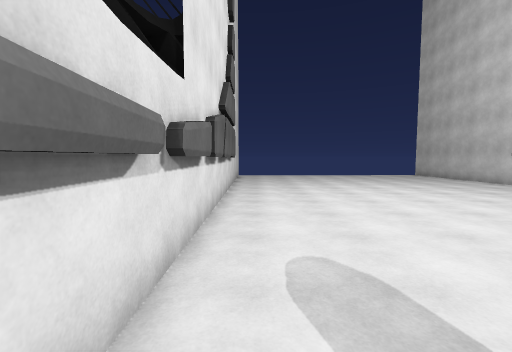
[1] (above)

17 first-person views from a walk through a scene from a Unity 3-D project. The camera is 1.5 m above the floor, tilts 4° down and sees 90° across. The floor is counted in squares, 1 m on a side. Each view is taken from the middle of a square. On the plan, view 1 faces up. The plan holds only what a view shows up to about 13 squares ahead; the rest is blank. Some animated figures are not drawn. Surface patterns are stand-ins for the level's own textures.

[2]
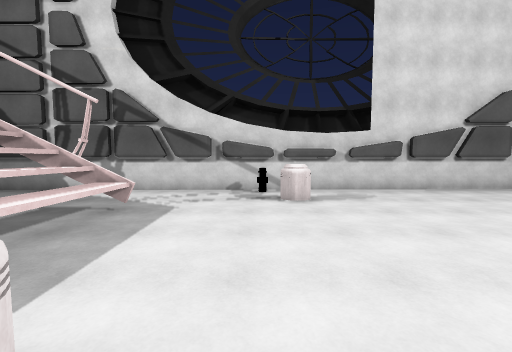

[3]
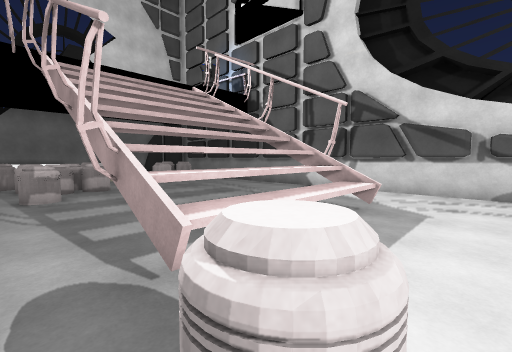

[4]
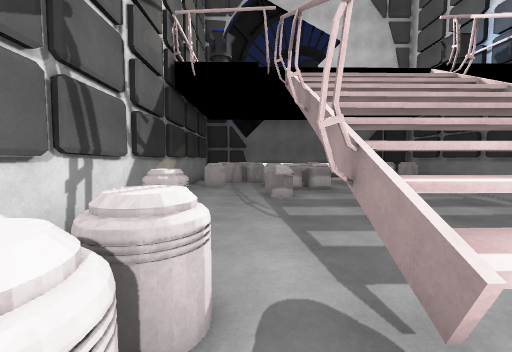

[5]
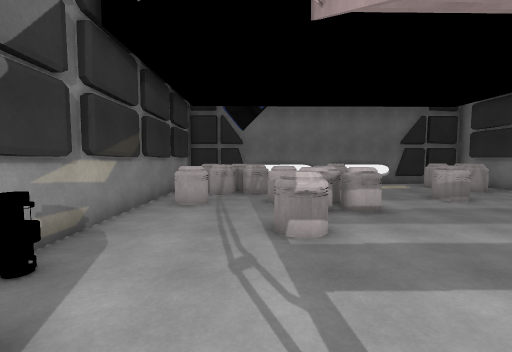

[6]
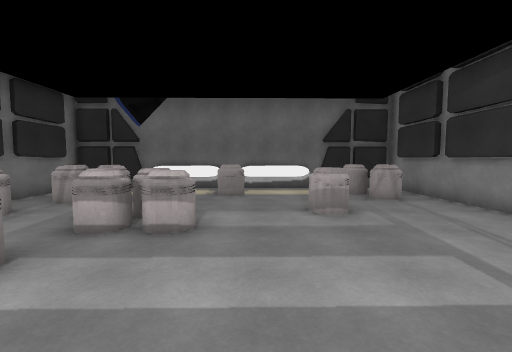

[7]
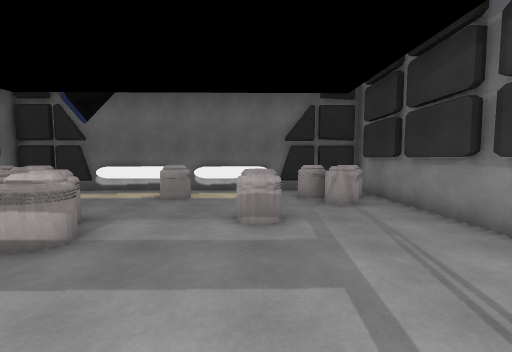

[8]
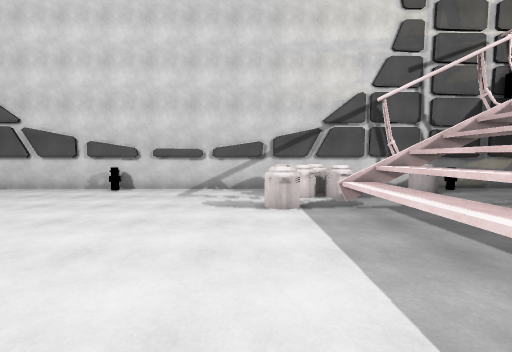

[9]
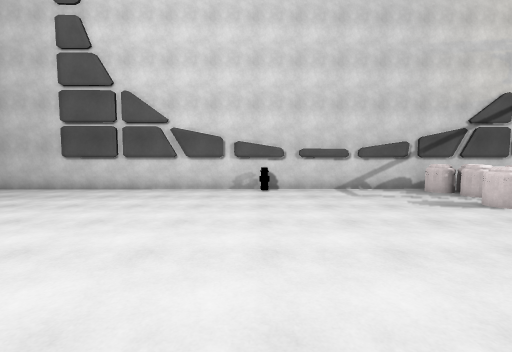

[10]
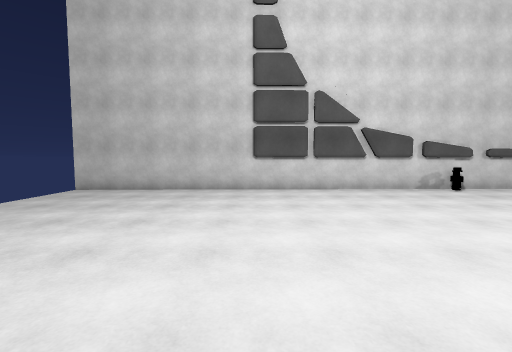

[11]
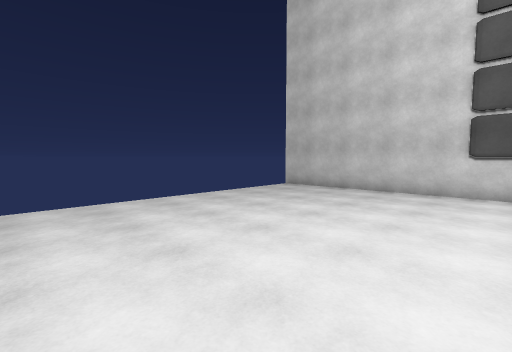

[12]
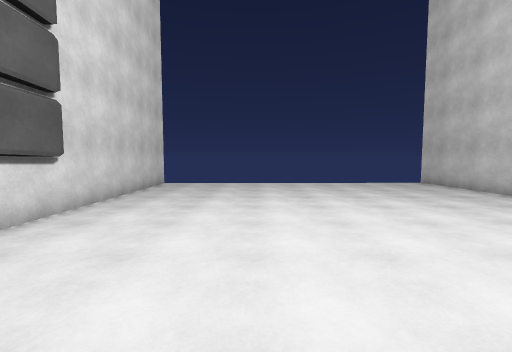

[13]
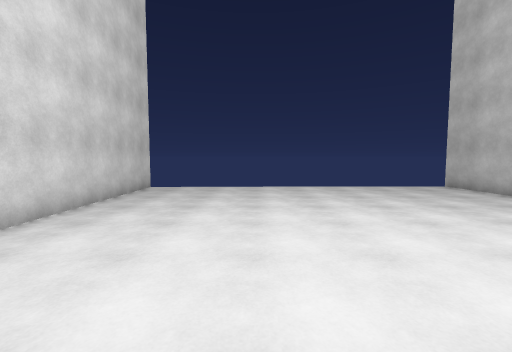

[14]
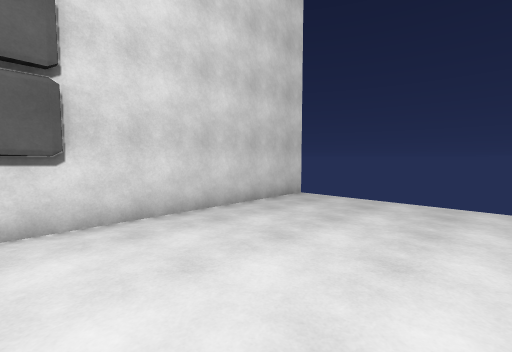

[15]
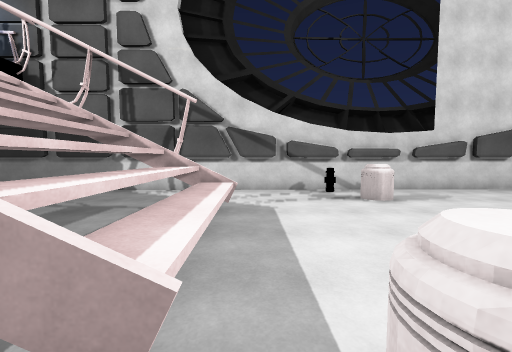

[16]
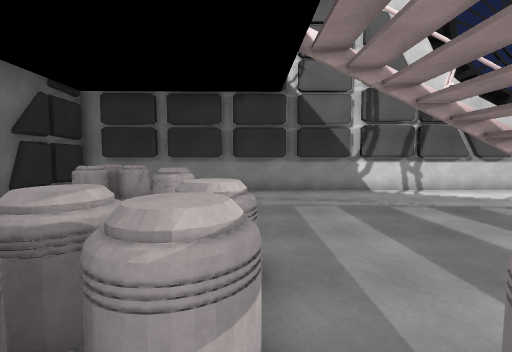

[17]
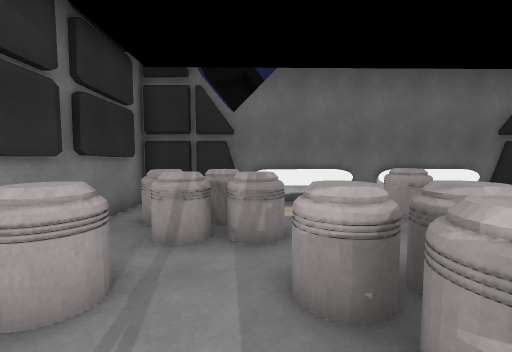

### Floor plan
Key: @ floor where view 1 was taken; # wall or solid block; x gap in a wall; . floor; = window, fence, low wall or low ledge; ^ raised ledge.
Columns run from 2 left of view 1 to 15 right of it. Each row starts with its distance up from view 1.
 23                 #
 22  ...............#
 21 #...............#
 20 #...............#
 19 #...............#
 18 #...............#
 17 #...............#
 16 #...............#
 15 #...............#
 14 ##..............#
 13  #..............#
 12  #..............#
 11  #..............#
 10  #..............#
  9  #..............#
  8  #..............#
  7  #..............#
  6  #..............#
  5  #..............#
  4  #..............#
  3  #..............#
  2  #..............#
  1  #  ^...........#
  0  #@#^...........#
 -1  #..............#
 -2  #..........=...#
 -3  #..........^.=^#
 -4  #............^^#
 -5  #....^^^^^^=.^^#
 -6  #....^^^^^^x.= ##
 -7  #....^^^^^^#.. ##
 -8  #....#..  ....  #
 -9  #.............^##
-10  #.............^##
-11  #..............##
-12  #...............#
-13  #..........^....#
-14  #..........x....#
-15  #........^^x....#
-16  #........^^^..^.#
-17  #....^...^^^..^##
-18  #....=......=x###
-19  #.^.........^^^ #
-20  #.^=....^...=^^=#
-21  #^^^....^....  .#
-22  #  ..........  .#
-23  #################

Positions as (right, up) in squares from view 1, and headings:
1: (0, 0), facing up
2: (11, -1), facing left
3: (11, -2), facing down-left
4: (11, -3), facing down
5: (11, -8), facing down
6: (6, -10), facing down
7: (4, -11), facing down
8: (2, -2), facing right
9: (2, 5), facing right
10: (2, 14), facing right
11: (2, 13), facing up-right
12: (4, 7), facing up
13: (4, 9), facing up
14: (5, 13), facing up-left
15: (11, -4), facing left
16: (11, -15), facing left
17: (11, -14), facing down
